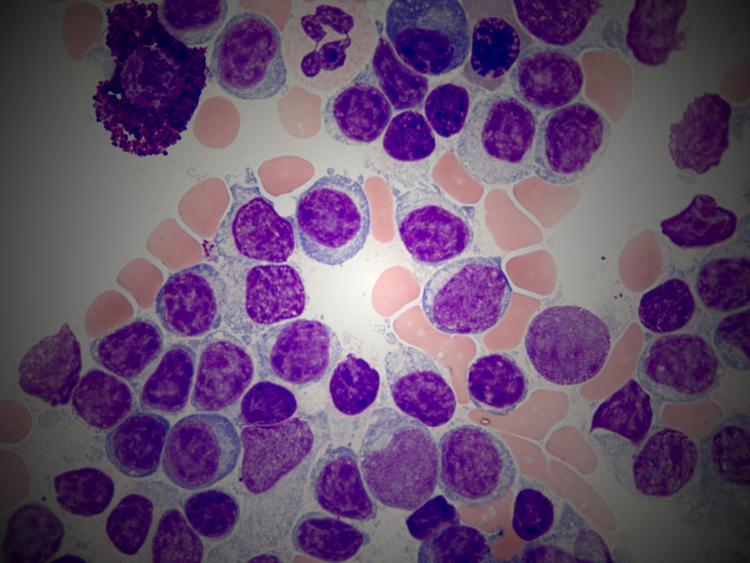
%> input picture Lab5/lymphomalplzhang03_shade.jpg, 1500 x 1125 px (shown at 1/2 size)
$ octave lab5.m   (GNU Octave 9; MATLAB toolbox functions it lacks are replaced by stand-ins)
%> lines starting %> are read from the running program, lines starting %| are printed output that depends on the picture
RGB = imread('lymphomalplzhang03_shade.jpg');   % Read RGB image
%> RGB is the input picture: size 1125x1500x3 uint8; mean R, G, B 101.9, 78.2, 109
R = rgb2gray(RGB);           % Convert to grayscale
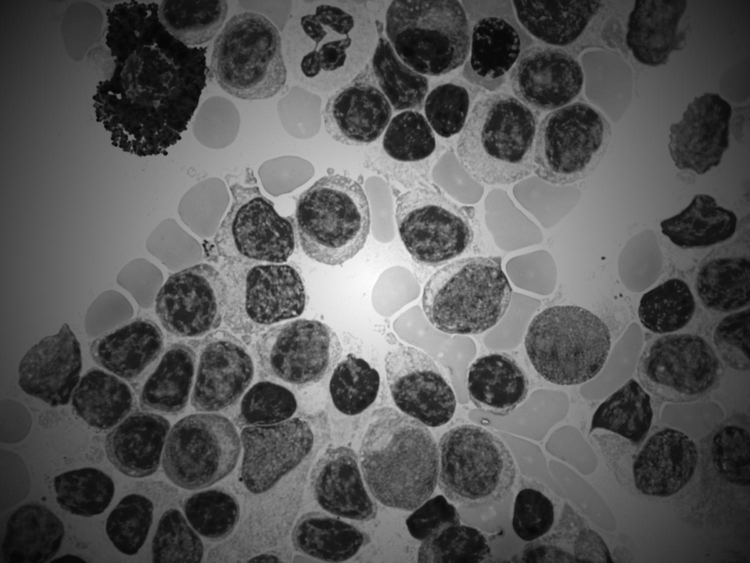
%> R: size 1125x1500 uint8 (shown at 1/2 size); min 5, max 255, mean 88.8
imshow(R);                   % Display grayscale image


 filterSize = 1025;
 filteredImage = imboxfilt(R, filterSize);
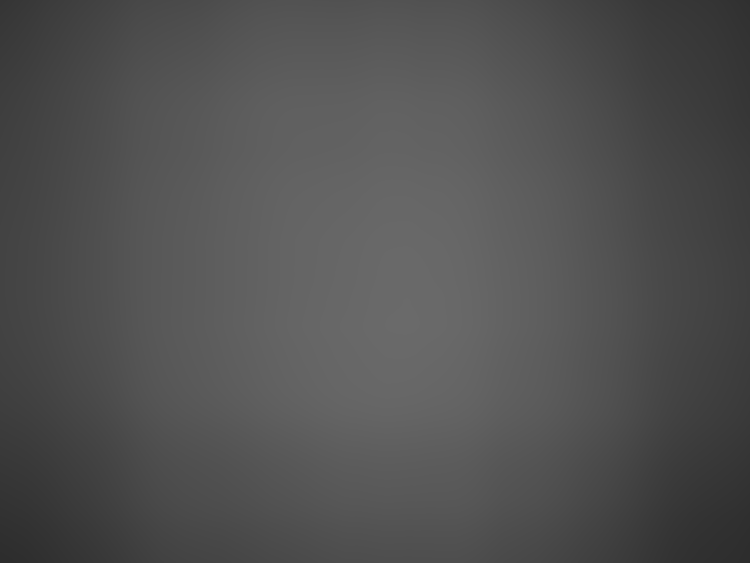
%> filteredImage: size 1125x1500 uint8 (shown at 1/2 size); min 44, max 106, mean 81.2
 DfilteredImage= double(filteredImage);
%> (the run ends here)
